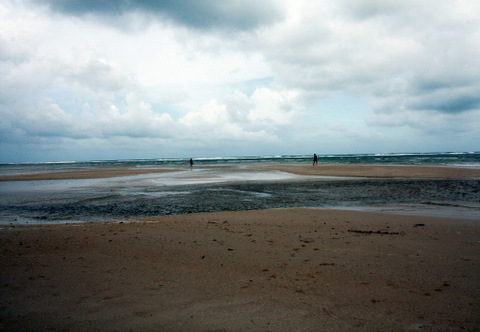
//> input picture pictures/sea-thai.jpg, 480 x 332 px
$ ./classBased ../pictures/sea-thai.jpg   (built with g++ and OpenCV 4)
//> lines starting //> are read from the running program, lines starting //| are printed output that depends on the picture
#include <iostream>
#include <algorithm>
#include <limits>
#include <opencv2/core/core.hpp>
#include <opencv2/highgui/highgui.hpp>
#include <opencv2/imgproc.hpp>
#include <stdlib.h>
#include <stdio.h>
#include <fstream>

using namespace cv;
using namespace std;


int getMin(int a, int b, int c){
  if (a <= b && a <= c){
    return -1;
  }
  if (b <= a && b <= c){
    return 0;
  }
  if (c <= a && c <= b){
    int randNum = (rand() % 3) + 1;
    if (randNum == 1){
      return -1;
    }else if (randNum == 2){
      return 0;
    }else{
      return 1;
    }
  }
}

// [11 lines left out: function returnMin, not called in this run]

class Image {
  private:
    Mat src;
    Mat edges;
    vector<int> seam;
  public:
    Image(Mat arg){
      src = arg;
    }
    // [11 lines left out: functions showGray, showEdges, not called in this run]
    void getEnergy(){
      int scale = 1;
      int delta = 0;
      int ddepth = CV_16S;
      Mat temp1;
      cvtColor(src, temp1, CV_BGR2GRAY);
      /// Generate grad_x and grad_y
      Mat grad_x, grad_y;
      Mat abs_grad_x, abs_grad_y;

      /// Gradient X
      //Scharr( src_gray, grad_x, ddepth, 1, 0, scale, delta, BORDER_DEFAULT );
      Sobel( temp1, grad_x, ddepth, 1, 0, 3, scale, delta, BORDER_DEFAULT );
      convertScaleAbs( grad_x, abs_grad_x );

      /// Gradient Y
      //Scharr( src_gray, grad_y, ddepth, 0, 1, scale, delta, BORDER_DEFAULT );
      Sobel( temp1, grad_y, ddepth, 0, 1, 3, scale, delta, BORDER_DEFAULT );
      convertScaleAbs( grad_y, abs_grad_y );

      /// Total Gradient (approximate)
      addWeighted( abs_grad_x, 0.5, abs_grad_y, 0.5, 0, edges );
      namedWindow("EDGES");
      imshow( "EDGES", edges );
    // [7 lines of commented-out code are left out]
    }

    void dynamicSeam(){
      Mat temp;
      edges.copyTo(temp);

      int height = temp.rows;
      int width = temp.cols;
      int array[height][width];

      seam.resize(height + 1);

      int veryLarge = numeric_limits<int>::max();
      //Creates 2D array of seams using dynamic programming methods
      for (int rowNum = 0; rowNum < height; rowNum++){
        for (int colNum = 0; colNum < width; colNum++){
          if (rowNum == 0){
            array[0][colNum] = temp.at<float>(0, colNum);
          }else{
            if (colNum == 0){
              array[rowNum][colNum] = temp.at<float>(rowNum, colNum) + std::min({veryLarge, array[rowNum -1][colNum], array[rowNum -1][colNum + 1]});
            }else if (colNum == width -1){
              array[rowNum][colNum] = temp.at<float>(rowNum, colNum) + std::min({array[rowNum -1][colNum -1], array[rowNum -1][colNum], veryLarge});
            }else{
              array[rowNum][colNum] = temp.at<float>(rowNum, colNum) +
                std::min({array[rowNum -1][colNum -1], array[rowNum -1][colNum], array[rowNum -1][colNum + 1]});
            }
          }
        }
      }

      float minValue = numeric_limits<float>::max();
      int minIndex = 0;
      //Weird stuff might happen with .at(height) look here for segfaults
      for (int colNum = 0; colNum < width; colNum++){
        if (array[height][colNum] < minValue){
          minValue = array[height][colNum];
          minIndex = colNum;
        }
      }

      seam.at(height) = minIndex;

      //minIndex is still the colNum

      for (int rowNum = height - 1; rowNum >= 0; rowNum--){
        cout << rowNum << endl;
        if (minIndex == 0){
          seam.at(rowNum) = minIndex + getMin(numeric_limits<int>::max(), array[rowNum][minIndex], array[rowNum][minIndex + 1]);
        }else if (minIndex == width){
          seam.at(rowNum) = minIndex + getMin(array[rowNum][minIndex - 1], array[rowNum][minIndex], numeric_limits<int>::max());
        }else{
          seam.at(rowNum) = minIndex + getMin(array[rowNum][minIndex - 1], array[rowNum][minIndex], array[rowNum][minIndex + 1]);
        }
        minIndex = seam.at(rowNum);
      }


      temp.release();

    }

    // [112 lines left out: functions randomFindSeam, findSeam, not called in this run]
    void showSeam(){
      Mat temp;
      src.copyTo(temp);
      for (int i = 0; i < temp.rows; i++){
        for (int j = 0; j < temp.cols; j++){
          if (seam.at(i) == j){
            temp.at<Vec3b>(i, j) = Vec3b(0, 0, 255);
          }
        }
      }
      namedWindow("SEAM");
      imshow("SEAM", temp);
      temp.release();
    }
    // [30 lines left out: functions showSeams, removeSeam, not called in this run]
    int getEdgesCol(){
      return edges.cols;
    }
    int getEdgesRows(){
      return edges.rows;
    }
    float pixelValue(int a, int b){
      return edges.at<float>(a, b);
    }

};


Mat src;
int main(int argc, char** argv){
  src = imread( argv[1], 1 );
//> src is the input picture: 332 rows x 480 cols, CV_8UC3; mean B, G, R 136.2, 136.3, 129.5

  if( argc != 2 || !src.data ){
    printf( " No image data \n " );
    return -1;
  }
  imshow("ORIGINAL", src);
  Image picture(src);

  for (int i = 0; i < 100; i++){
    picture.getEnergy();
    picture.dynamicSeam();
    picture.showSeam();
    //picture.removeSeam();
  }
//> this loop made 100 passes
//> pass 1, in getEnergy, `cvtColor(src, temp1, CV_BGR2GRAY);`:
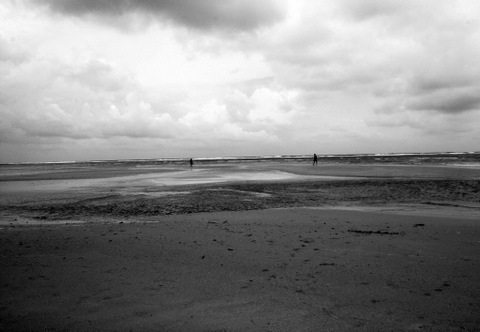
//> temp1: 332 rows x 480 cols, CV_8UC1; min 0, max 254, mean 134.2
//> pass 1, in getEnergy, `Sobel( temp1, grad_x, ddepth, 1, 0, 3, scale, delta, BORDER_DEFAULT );`:
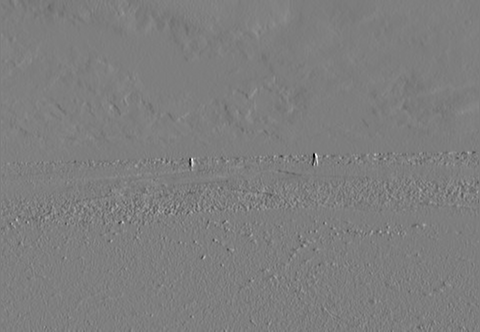
//> grad_x: 332 rows x 480 cols, CV_16SC1; min -421, max 427, mean 0.1; drawn with min black and max white
//> pass 1, in getEnergy, `convertScaleAbs( grad_x, abs_grad_x );`:
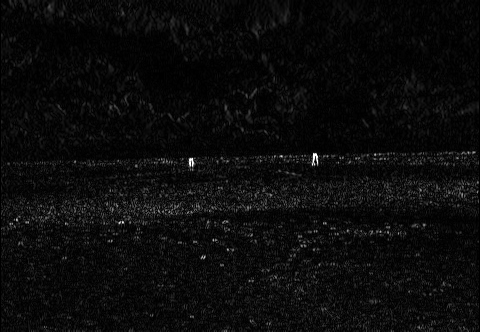
//> abs_grad_x: 332 rows x 480 cols, CV_8UC1; min 0, max 255, mean 11.2
//> pass 1, in getEnergy, `Sobel( temp1, grad_y, ddepth, 0, 1, 3, scale, delta, BORDER_DEFAULT );`:
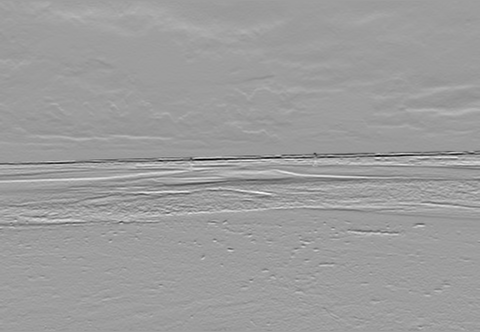
//> grad_y: 332 rows x 480 cols, CV_16SC1; min -721, max 442, mean -3.6; drawn with min black and max white

  waitKey(0);
  return 0;
}

$ run again, on pictures/sea-carved.png
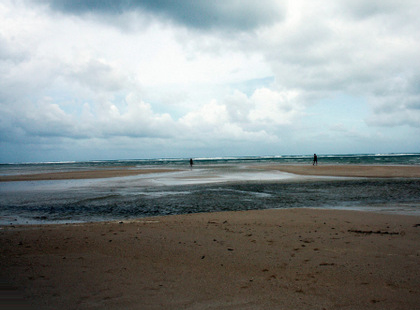
//> input picture pictures/sea-carved.png, 420 x 310 px
//> src is the input picture: 310 rows x 420 cols, CV_8UC3; mean B, G, R 144.8, 144.7, 137.4
//> the loop `for (int i = 0; i < 100; i++)` made 100 passes
//> pass 1, in getEnergy, `convertScaleAbs( grad_x, abs_grad_x );`:
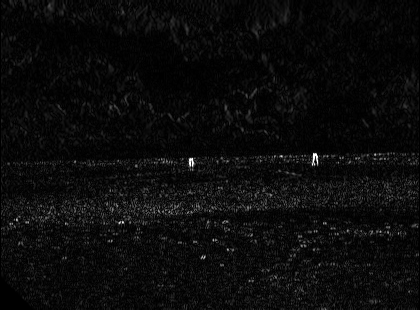
//> abs_grad_x: 310 rows x 420 cols, CV_8UC1; min 0, max 255, mean 11.2
//> pass 1, in getEnergy, `Sobel( temp1, grad_y, ddepth, 0, 1, 3, scale, delta, BORDER_DEFAULT );`:
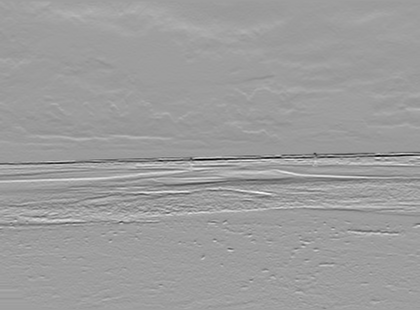
//> grad_y: 310 rows x 420 cols, CV_16SC1; min -721, max 442, mean -3.4; drawn with min black and max white
